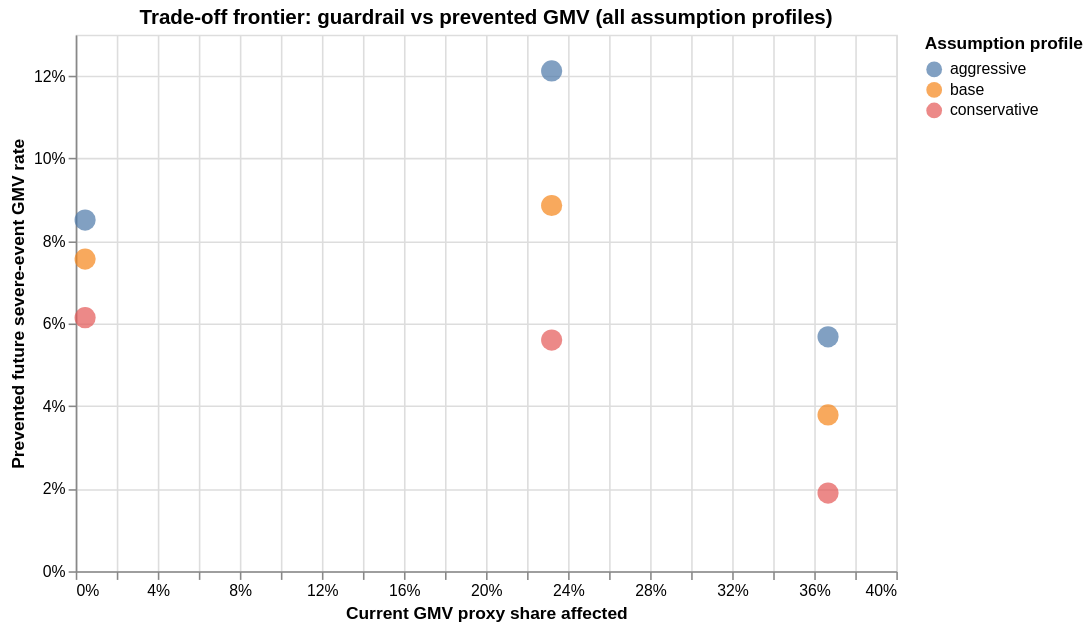

Notebook code for this chart:
### Code cell
# Trade-off frontier: all assumption profiles × default scenarios
# x = guardrail cost (GMV share affected), y = prevented severe-event GMV rate
# color = assumption profile, size encodes ROI magnitude
frontier_chart = alt.Chart(default_summary).mark_circle(size=180).encode(
    x=alt.X(
        "current_gmv_proxy_share:Q",
        title="Current GMV proxy share affected",
        axis=alt.Axis(format=".0%"),
    ),
    y=alt.Y(
        "prevented_gmv_rate:Q",
        title="Prevented future severe-event GMV rate",
        axis=alt.Axis(format=".0%"),
    ),
    color=alt.Color(
        "assumption_profile:N",
        title="Assumption profile",
        scale=alt.Scale(scheme="tableau10"),
    ),
    shape=alt.Shape("scenario_name:N", title="Scenario"),
    tooltip=[
        "scenario_name",
        "assumption_profile",
        alt.Tooltip("current_gmv_proxy_share:Q", format=".2%"),
        alt.Tooltip("prevented_gmv_rate:Q", format=".2%"),
        alt.Tooltip("net_benefit_brl:Q", format=",.0f"),
        alt.Tooltip("roi:Q", format=".2f"),
    ],
).properties(
    title="Trade-off frontier: guardrail vs prevented GMV (all assumption profiles)",
    width=520,
    height=340,
)

frontier_chart

### Figure 1 — Vega-Lite specification as saved in the notebook (floating-point values rounded to 4 significant figures)
{"config": {"view": {"continuousWidth": 300, "continuousHeight": 300}}, "data": {"name": "data-f7e06c13693b327f8496b1f5fa91655b"}, "mark": {"type": "circle", "size": 180}, "encoding": {"color": {"field": "assumption_profile", "scale": {"scheme": "tableau10"}, "title": "Assumption profile", "type": "nominal"}, "shape": {"field": "scenario_name", "title": "Scenario", "type": "nominal"}, "tooltip": [{"field": "scenario_name", "type": "nominal"}, {"field": "assumption_profile", "type": "nominal"}, {"field": "current_gmv_proxy_share", "format": ".2%", "type": "quantitative"}, {"field": "prevented_gmv_rate", "format": ".2%", "type": "quantitative"}, {"field": "net_benefit_brl", "format": ",.0f", "type": "quantitative"}, {"field": "roi", "format": ".2f", "type": "quantitative"}], "x": {"axis": {"format": ".0%"}, "field": "current_gmv_proxy_share", "title": "Current GMV proxy share affected", "type": "quantitative"}, "y": {"axis": {"format": ".0%"}, "field": "prevented_gmv_rate", "title": "Prevented future severe-event GMV rate", "type": "quantitative"}}, "height": 340, "title": "Trade-off frontier: guardrail vs prevented GMV (all assumption profiles)", "width": 520, "$schema": "https://vega.github.io/schema/vega-lite/v6.1.0.json", "datasets": {"data-f7e06c13693b327f8496b1f5fa91655b": [{"assumption_profile": "conservative", "scenario_family": "default", "scenario_name": "A_throttle_top_1pct", "scenario_description": "Hard throttle the top 1% highest-risk seller-days.", "flagged_rows": 164, "flagged_share": 0.009941, "unique_flagged_sellers": 9, "flagged_seller_share": 0.01289, "ops_units": 9, "captured_future_events": 309, "captured_future_gmv": 52130.0, "prevented_future_events": 200.8, "prevented_future_gmv": 33890.0, "avoided_incremental_low_ratings": 135.4, "avoided_review_points": 512.1, "avoided_compensation_cost_proxy_brl": 338.9, "avoided_reputation_cost_proxy_brl": 812.1, "avoided_harm_proxy_brl": 1151.0, "current_gmv_proxy_brl": 9025.0, "ops_cost_brl": 45.0, "throttled_gmv_brl": 2256.0, "margin_loss_brl": 225.6, "total_cost_brl": 270.6, "net_benefit_brl": 880.3, "roi": 3.253, "capture_rate_events": 0.08564, "capture_rate_gmv": 0.09453, "prevented_event_rate": 0.05567, "prevented_gmv_rate": 0.06145, "current_gmv_proxy_share": 0.00457, "baseline_total_future_events": 3608, "baseline_total_future_gmv_brl": 551500.0, "baseline_incremental_low_ratings_proxy": 2431.0, "baseline_review_points_lost": 9200.0, "baseline_total_harm_proxy_brl": 20100.0, "residual_harm_proxy_brl": 18950.0}, {"assumption_profile": "conservative", "scenario_family": "default", "scenario_name": "B_tiered_top_5pct", "scenario_description": "Top 1% intensive support; next band standard support.", "flagged_rows": 824, "flagged_share": 0.04995, "unique_flagged_sellers": 25, "flagged_seller_share": 0.03582, "ops_units": 824, "captured_future_events": 1113, "captured_future_gmv": 153800.0, "prevented_future_events": 213.3, "prevented_future_gmv": 30890.0, "avoided_incremental_low_ratings": 143.7, "avoided_review_points": 543.9, "avoided_compensation_cost_proxy_brl": 308.9, "avoided_reputation_cost_proxy_brl": 862.5, "avoided_harm_proxy_brl": 1171.0, "current_gmv_proxy_brl": 458100.0, "ops_cost_brl": 3128.0, "throttled_gmv_brl": 0.0, "margin_loss_brl": 0.0, "total_cost_brl": 3128.0, "net_benefit_brl": -1957.0, "roi": -0.6255, "capture_rate_events": 0.3085, "capture_rate_gmv": 0.2788, "prevented_event_rate": 0.05912, "prevented_gmv_rate": 0.05601, "current_gmv_proxy_share": 0.232, "baseline_total_future_events": 3608, "baseline_total_future_gmv_brl": 551500.0, "baseline_incremental_low_ratings_proxy": 2431.0, "baseline_review_points_lost": 9200.0, "baseline_total_harm_proxy_brl": 20100.0, "residual_harm_proxy_brl": 18930.0}, {"assumption_profile": "conservative", "scenario_family": "default", "scenario_name": "C_monitor_top_10pct", "scenario_description": "Low-touch monitoring / warning for the top 10%.", "flagged_rows": 1649, "flagged_share": 0.09996, "unique_flagged_sellers": 57, "flagged_seller_share": 0.08166, "ops_units": 1649, "captured_future_events": 1496, "captured_future_gmv": 208800.0, "prevented_future_events": 74.8, "prevented_future_gmv": 10440.0, "avoided_incremental_low_ratings": 50.41, "avoided_review_points": 190.7, "avoided_compensation_cost_proxy_brl": 104.4, "avoided_reputation_cost_proxy_brl": 302.4, "avoided_harm_proxy_brl": 406.9, "current_gmv_proxy_brl": 724200.0, "ops_cost_brl": 1649.0, "throttled_gmv_brl": 0.0, "margin_loss_brl": 0.0, "total_cost_brl": 1649.0, "net_benefit_brl": -1242.0, "roi": -0.7533, "capture_rate_events": 0.4146, "capture_rate_gmv": 0.3787, "prevented_event_rate": 0.02073, "prevented_gmv_rate": 0.01894, "current_gmv_proxy_share": 0.3667, "baseline_total_future_events": 3608, "baseline_total_future_gmv_brl": 551500.0, "baseline_incremental_low_ratings_proxy": 2431.0, "baseline_review_points_lost": 9200.0, "baseline_total_harm_proxy_brl": 20100.0, "residual_harm_proxy_brl": 19700.0}, {"assumption_profile": "base", "scenario_family": "default", "scenario_name": "A_throttle_top_1pct", "scenario_description": "Hard throttle the top 1% highest-risk seller-days.", "flagged_rows": 164, "flagged_share": 0.009941, "unique_flagged_sellers": 9, "flagged_seller_share": 0.01289, "ops_units": 9, "captured_future_events": 309, "captured_future_gmv": 52130.0, "prevented_future_events": 247.2, "prevented_future_gmv": 41710.0, "avoided_incremental_low_ratings": 166.6, "avoided_review_points": 630.3, "avoided_compensation_cost_proxy_brl": 834.1, "avoided_reputation_cost_proxy_brl": 1999.0, "avoided_harm_proxy_brl": 2833.0, "current_gmv_proxy_brl": 9025.0, "ops_cost_brl": 54.0, "throttled_gmv_brl": 1805.0, "margin_loss_brl": 361.0, "total_cost_brl": 415.0, "net_benefit_brl": 2418.0, "roi": 5.827, "capture_rate_events": 0.08564, "capture_rate_gmv": 0.09453, "prevented_event_rate": 0.06851, "prevented_gmv_rate": 0.07563, "current_gmv_proxy_share": 0.00457, "baseline_total_future_events": 3608, "baseline_total_future_gmv_brl": 551500.0, "baseline_incremental_low_ratings_proxy": 2431.0, "baseline_review_points_lost": 9200.0, "baseline_total_harm_proxy_brl": 40210.0, "residual_harm_proxy_brl": 37370.0}, {"assumption_profile": "base", "scenario_family": "default", "scenario_name": "B_tiered_top_5pct", "scenario_description": "Top 1% intensive support; next band standard support.", "flagged_rows": 824, "flagged_share": 0.04995, "unique_flagged_sellers": 25, "flagged_seller_share": 0.03582, "ops_units": 824, "captured_future_events": 1113, "captured_future_gmv": 153800.0, "prevented_future_events": 340.1, "prevented_future_gmv": 48870.0, "avoided_incremental_low_ratings": 229.2, "avoided_review_points": 867.1, "avoided_compensation_cost_proxy_brl": 977.4, "avoided_reputation_cost_proxy_brl": 2750.0, "avoided_harm_proxy_brl": 3727.0, "current_gmv_proxy_brl": 458100.0, "ops_cost_brl": 3622.0, "throttled_gmv_brl": 0.0, "margin_loss_brl": 0.0, "total_cost_brl": 3622.0, "net_benefit_brl": 105.3, "roi": 0.02908, "capture_rate_events": 0.3085, "capture_rate_gmv": 0.2788, "prevented_event_rate": 0.09425, "prevented_gmv_rate": 0.08862, "current_gmv_proxy_share": 0.232, "baseline_total_future_events": 3608, "baseline_total_future_gmv_brl": 551500.0, "baseline_incremental_low_ratings_proxy": 2431.0, "baseline_review_points_lost": 9200.0, "baseline_total_harm_proxy_brl": 40210.0, "residual_harm_proxy_brl": 36480.0}, {"assumption_profile": "base", "scenario_family": "default", "scenario_name": "C_monitor_top_10pct", "scenario_description": "Low-touch monitoring / warning for the top 10%.", "flagged_rows": 1649, "flagged_share": 0.09996, "unique_flagged_sellers": 57, "flagged_seller_share": 0.08166, "ops_units": 1649, "captured_future_events": 1496, "captured_future_gmv": 208800.0, "prevented_future_events": 149.6, "prevented_future_gmv": 20880.0, "avoided_incremental_low_ratings": 100.8, "avoided_review_points": 381.5, "avoided_compensation_cost_proxy_brl": 417.7, "avoided_reputation_cost_proxy_brl": 1210.0, "avoided_harm_proxy_brl": 1627.0, "current_gmv_proxy_brl": 724200.0, "ops_cost_brl": 2474.0, "throttled_gmv_brl": 0.0, "margin_loss_brl": 0.0, "total_cost_brl": 2474.0, "net_benefit_brl": -846.0, "roi": -0.342, "capture_rate_events": 0.4146, "capture_rate_gmv": 0.3787, "prevented_event_rate": 0.04146, "prevented_gmv_rate": 0.03787, "current_gmv_proxy_share": 0.3667, "baseline_total_future_events": 3608, "baseline_total_future_gmv_brl": 551500.0, "baseline_incremental_low_ratings_proxy": 2431.0, "baseline_review_points_lost": 9200.0, "baseline_total_harm_proxy_brl": 40210.0, "residual_harm_proxy_brl": 38580.0}, {"assumption_profile": "aggressive", "scenario_family": "default", "scenario_name": "A_throttle_top_1pct", "scenario_description": "Hard throttle the top 1% highest-risk seller-days.", "flagged_rows": 164, "flagged_share": 0.009941, "unique_flagged_sellers": 9, "flagged_seller_share": 0.01289, "ops_units": 9, "captured_future_events": 309, "captured_future_gmv": 52130.0, "prevented_future_events": 278.1, "prevented_future_gmv": 46920.0, "avoided_incremental_low_ratings": 187.4, "avoided_review_points": 709.1, "avoided_compensation_cost_proxy_brl": 1877.0, "avoided_reputation_cost_proxy_brl": 3748.0, "avoided_harm_proxy_brl": 5625.0, "current_gmv_proxy_brl": 9025.0, "ops_cost_brl": 63.0, "throttled_gmv_brl": 1354.0, "margin_loss_brl": 406.1, "total_cost_brl": 469.1, "net_benefit_brl": 5156.0, "roi": 10.99, "capture_rate_events": 0.08564, "capture_rate_gmv": 0.09453, "prevented_event_rate": 0.07708, "prevented_gmv_rate": 0.08508, "current_gmv_proxy_share": 0.00457, "baseline_total_future_events": 3608, "baseline_total_future_gmv_brl": 551500.0, "baseline_incremental_low_ratings_proxy": 2431.0, "baseline_review_points_lost": 9200.0, "baseline_total_harm_proxy_brl": 70690.0, "residual_harm_proxy_brl": 65060.0}, {"assumption_profile": "aggressive", "scenario_family": "default", "scenario_name": "B_tiered_top_5pct", "scenario_description": "Top 1% intensive support; next band standard support.", "flagged_rows": 824, "flagged_share": 0.04995, "unique_flagged_sellers": 25, "flagged_seller_share": 0.03582, "ops_units": 824, "captured_future_events": 1113, "captured_future_gmv": 153800.0, "prevented_future_events": 466.8, "prevented_future_gmv": 66850.0, "avoided_incremental_low_ratings": 314.6, "avoided_review_points": 1190.0, "avoided_compensation_cost_proxy_brl": 2674.0, "avoided_reputation_cost_proxy_brl": 6292.0, "avoided_harm_proxy_brl": 8966.0, "current_gmv_proxy_brl": 458100.0, "ops_cost_brl": 4116.0, "throttled_gmv_brl": 0.0, "margin_loss_brl": 0.0, "total_cost_brl": 4116.0, "net_benefit_brl": 4850.0, "roi": 1.178, "capture_rate_events": 0.3085, "capture_rate_gmv": 0.2788, "prevented_event_rate": 0.1294, "prevented_gmv_rate": 0.1212, "current_gmv_proxy_share": 0.232, "baseline_total_future_events": 3608, "baseline_total_future_gmv_brl": 551500.0, "baseline_incremental_low_ratings_proxy": 2431.0, "baseline_review_points_lost": 9200.0, "baseline_total_harm_proxy_brl": 70690.0, "residual_harm_proxy_brl": 61720.0}, {"assumption_profile": "aggressive", "scenario_family": "default", "scenario_name": "C_monitor_top_10pct", "scenario_description": "Low-touch monitoring / warning for the top 10%.", "flagged_rows": 1649, "flagged_share": 0.09996, "unique_flagged_sellers": 57, "flagged_seller_share": 0.08166, "ops_units": 1649, "captured_future_events": 1496, "captured_future_gmv": 208800.0, "prevented_future_events": 224.4, "prevented_future_gmv": 31330.0, "avoided_incremental_low_ratings": 151.2, "avoided_review_points": 572.2, "avoided_compensation_cost_proxy_brl": 1253.0, "avoided_reputation_cost_proxy_brl": 3024.0, "avoided_harm_proxy_brl": 4278.0, "current_gmv_proxy_brl": 724200.0, "ops_cost_brl": 3298.0, "throttled_gmv_brl": 0.0, "margin_loss_brl": 0.0, "total_cost_brl": 3298.0, "net_benefit_brl": 979.5, "roi": 0.297, "capture_rate_events": 0.4146, "capture_rate_gmv": 0.3787, "prevented_event_rate": 0.0622, "prevented_gmv_rate": 0.05681, "current_gmv_proxy_share": 0.3667, "baseline_total_future_events": 3608, "baseline_total_future_gmv_brl": 551500.0, "baseline_incremental_low_ratings_proxy": 2431.0, "baseline_review_points_lost": 9200.0, "baseline_total_harm_proxy_brl": 70690.0, "residual_harm_proxy_brl": 66410.0}]}}
